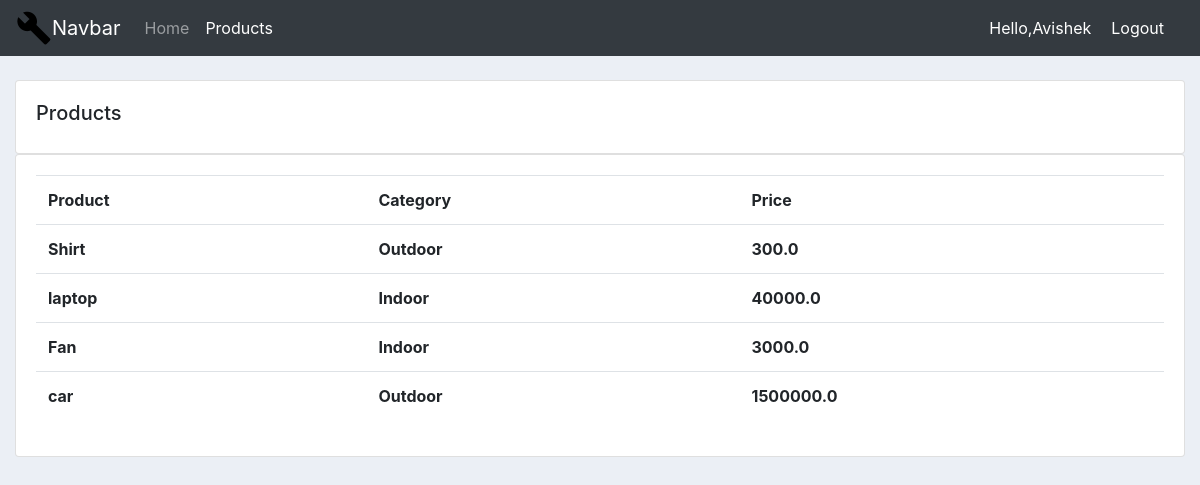
Screenshot of /products/ (signed in) with the database file from the repository.
### system/models.py (models this page shows, shortened)
class product(models.Model):
    CATEGORY=(
        ('Indoor','Indoor'),
        ('Outdoor','Outdoor'),
    )
    name=models.CharField(max_length=100,null=True)
    price=models.FloatField()
    category=models.CharField(max_length=100,null=True,choices=CATEGORY)
    description=models.CharField(max_length=200,null=True,blank=True)
    date_created=models.TimeField(auto_now_add=True,null=True)
    tags=models.ManyToManyField(Tag)

### system/decorators.py (the view)
		def wrapper_func(request, *args, **kwargs):
			group = None
			if request.user.groups.exists():
				group = request.user.groups.all()[0].name
			if group in allowed_roles:
				return view_func(request, *args, **kwargs)
			else:
				return HttpResponse('You are not authorized to view this page')

### system/views.py (called while the page is built)
@login_required(login_url='login')
@allowed_users(allowed_roles=['admin'])
def products(request):
    Products = product.objects.all()
    content = {'products': Products}
    return render(request, 'system/products.html', content)

### system/templates/system/products.html
{% extends 'system/base.html' %}
{% block product_active %}active
{% endblock product_active %}
{% block body %}
<br>
		<div class="row">
			<div class="col-md">
				<div class="card card-body">
					<h5>Products</h5>
				</div>
				<div class="card card-body">
					<table class="table">
						<tr>
							<th>Product</th>
							<th>Category</th>
							<th>Price</th>
						</tr>
						{%for i in products%}
						<tr>
							<th>{{i.name}}</th>
							<th>{{i.category}}</th>
							<th>{{i.price}}</th>
						</tr>
						{%endfor%}
					</table>
				</div>
			</div>
		</div>
{% endblock body %}

### system/templates/system/base.html (shortened to what this page needs)
{% load static %}
<!DOCTYPE html>
<html lang="en">
<head>
  <link rel="stylesheet" href="https://stackpath.bootstrapcdn.com/bootstrap/4.5.2/css/bootstrap.min.css"
>
  <link rel='stylesheet' type='text/css' href='{% static '/css/main.css'%}'>
</head>
<body>
  <nav class="navbar navbar-expand-lg navbar-dark bg-dark">
<img src='{% static 'images/logo.png'%}'>
  <a class="navbar-brand" href="/">Navbar</a>
  <div class="collapse navbar-collapse" id="navbarSupportedContent">
    <ul class="navbar-nav mr-auto">
      <li class="nav-item {% block home_active %}
      {% endblock home_active %}">
        <a class="nav-link" href="/">Home </a>
      </li>
      {%if request.user.is_staff%}
      <li class="nav-item {% block product_active %}
      {% endblock product_active %}">
        <a class="nav-link" href="/products">Products </a>
      </li>
      {%else%}
       <li class="nav-item {% block settings_active %}
      {% endblock settings_active %}">
        <a class="nav-link" href="{%url 'settingpage'%}">Settings </a>
      </li>
    {% endif %}
  </div>
  <span class="hello">Hello,{{request.user}}</span>
  <span><a href="{%url 'logout'%}" class="hello">Logout</a></span>
</nav>
  <div class="container-fluid">
  {% block body %}{% endblock body %}
</div>
</body>
</html>

### static/css/main.css (style rules this page uses)
body { background-color: #ebeff5; }

### system/templates/system/base.html (style rules this page uses)
.hello { color: #fff; margin-right:20px; }

### rows the page displays
product: name "Shirt", category "Outdoor", price "300.0"
product: name "laptop", category "Indoor", price "40000.0"
product: name "Fan", category "Indoor", price "3000.0"
product: name "car", category "Outdoor", price "1500000.0"

### other values shown
{{ request.user }} "Avishek"
